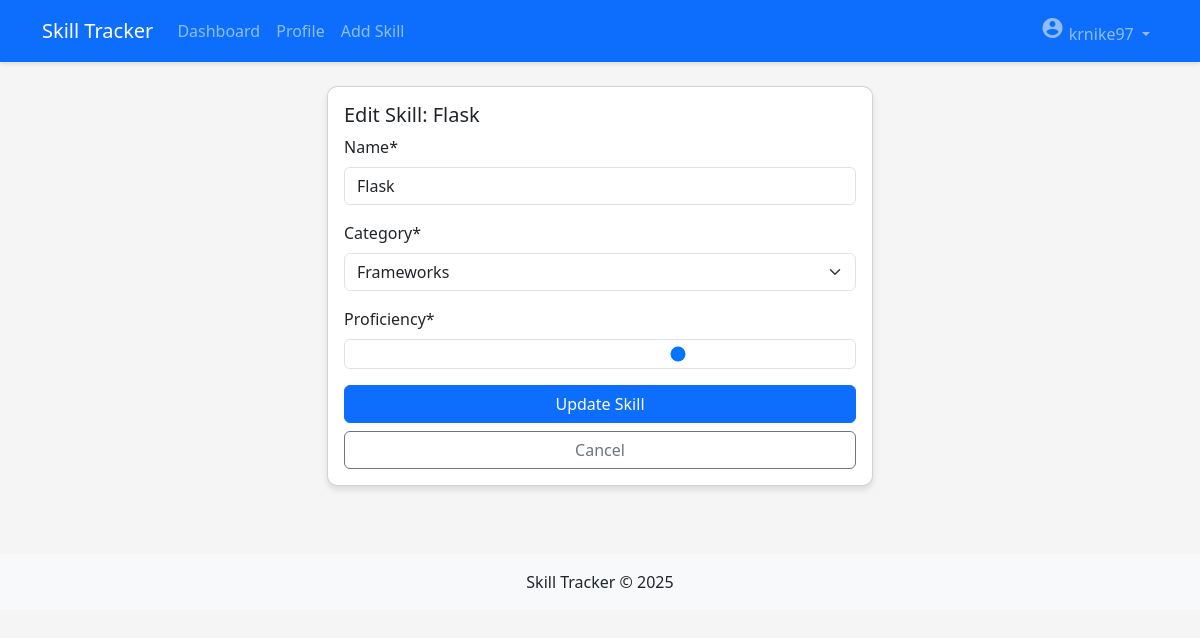
The app's page /skills/edit/6/ (signed in) with its own data.
### skills/models.py (models this page shows, shortened)
class Skill(models.Model):
    CATEGORY_CHOICES = [
        ('Programming', 'Programming'),
        ('Frameworks', 'Frameworks'),
        ('Databases', 'Databases'),
        ('DevOps', 'DevOps'),
        ('Design', 'Design'),
        ('Others', 'Others'),
    ]
    user = models.ForeignKey(User, on_delete=models.CASCADE)
    name = models.CharField(max_length=100)
    category = models.CharField(max_length=20, choices=CATEGORY_CHOICES)
    proficiency = models.IntegerField(
        validators=[MinValueValidator(1), MaxValueValidator(10)]
    )
    created_at = models.DateTimeField(auto_now_add=True)
    updated_at = models.DateTimeField(auto_now=True)
    class Meta:
        ordering = ['-proficiency', 'name']

### skills/views.py (the view)
# urls.py: path('edit/<int:skill_id>/', views.edit_skill, name='edit_skill'),
@login_required
def edit_skill(request, skill_id):
    skill = get_object_or_404(Skill, id=skill_id, user=request.user)
    if request.method == 'POST':
        form = SkillForm(request.POST, instance=skill)
        if form.is_valid():
            form.save()
            messages.success(request, 'Skill updated successfully!')
            return redirect('dashboard')
    else:
        form = SkillForm(instance=skill)
    return render(request, 'edit_skill.html', {'form': form, 'skill': skill})

### skills/forms.py
class SkillForm(forms.ModelForm):
    class Meta:
        model = Skill
        fields = ['name', 'category', 'proficiency']
        widgets = {
            'name': forms.TextInput(attrs={'class': 'form-control'}),
            'category': forms.Select(attrs={'class': 'form-control'}),
            'proficiency': forms.NumberInput(attrs={
                'class': 'form-control',
                'min': 1,
                'max': 10,
                'type': 'range',
            }),
        }

### templates/edit_skill.html (shortened to what this page needs)
{% extends 'base.html' %}
{% load crispy_forms_tags %}
{% block content %}
<div class="row justify-content-center">
    <div class="col-md-6">
        <div class="card">
            <div class="card-body">
                <h5 class="card-title">Edit Skill: {{ skill.name }}</h5>
                <form method="post">
                    {{ form|crispy }}
                    <div class="d-grid gap-2 mt-3">
                        <button type="submit" class="btn btn-primary">Update Skill</button>
                        <a href="{% url 'dashboard' %}" class="btn btn-outline-secondary">Cancel</a>
                    </div>
                </form>
            </div>
        </div>
    </div>
</div>
{% endblock %}

### templates/base.html (shortened to what this page needs)
<!DOCTYPE html>
<html lang="en">
<head>
    <link href="https://cdn.jsdelivr.net/npm/bootstrap@5.3.0/dist/css/bootstrap.min.css" rel="stylesheet">
</head>
<body>
    <nav class="navbar navbar-expand-lg navbar-dark bg-primary">
        <div class="container">
            <a class="navbar-brand" href="{% url 'dashboard' %}">Skill Tracker</a>
            <div class="collapse navbar-collapse" id="navbarNav">
                <ul class="navbar-nav me-auto">
                    <li class="nav-item">
                        <a class="nav-link" href="{% url 'dashboard' %}">Dashboard</a>
                    </li>
                    <li class="nav-item">
                        <a class="nav-link" href="{% url 'profile' %}">Profile</a>
                    </li>
                    <li class="nav-item">
                        <a class="nav-link" href="{% url 'add_skill' %}">Add Skill</a>
                    </li>
                </ul>
                <ul class="navbar-nav">
                    {% if user.is_authenticated %}
                    <li class="nav-item dropdown">
                        <a class="nav-link dropdown-toggle" href="#" id="navbarDropdown" role="button" data-bs-toggle="dropdown">
                            <i class="material-icons">account_circle</i> {{ user.username }}
                        </a>
                    </li>
                    {% endif %}
                </ul>
            </div>
        </div>
    </nav>
    <div class="container mt-4">
        {% block content %}{% endblock %}
    </div>
    <footer class="mt-5 py-3 bg-light">
        <div class="container text-center">
            <p class="mb-0">Skill Tracker &copy; {% now "Y" %}</p>
        </div>
    </footer>
</body>
</html>

### templates/base.html (style rules this page uses)
body { background-color: #f5f5f5; }
.card { border-radius: 10px; box-shadow: 0 4px 6px rgba(0, 0, 0, 0.1); margin-bottom: 20px; }
.navbar { box-shadow: 0 2px 4px rgba(0, 0, 0, 0.1); }

### records on screen
Skill: name "Flask", category "Frameworks", proficiency "7"

### other values on screen
{{ user.username }} "krnike97"
